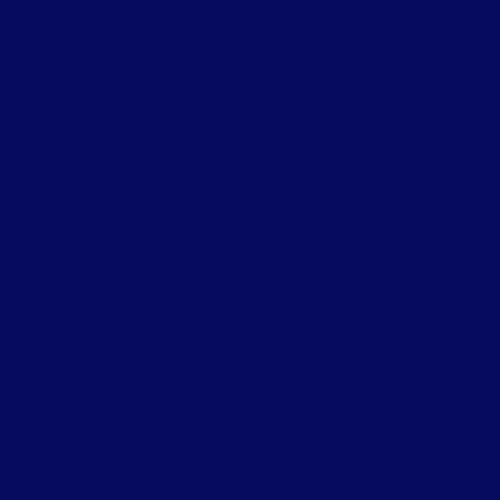
Frame 1 (no input)
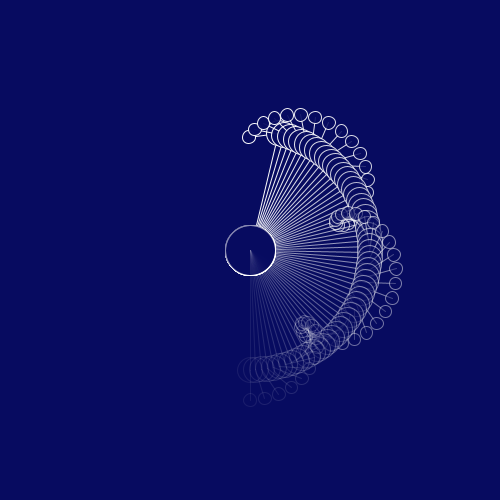
Frame 60 (the mouse pressed at the canvas centre just before this capture)
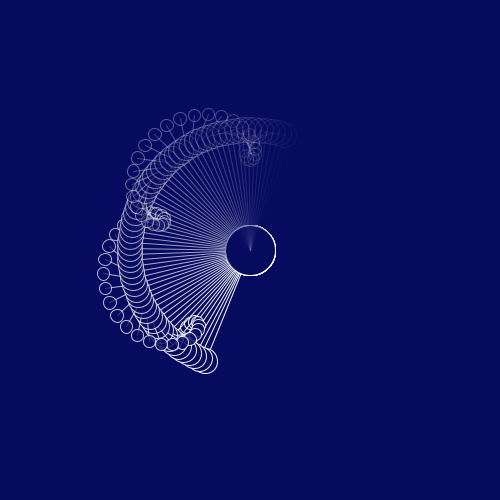
Frame 120 (the mouse held since frame 60 and released just before this capture)

The Processing sketch that drew these frames (run headless with seeded random() and noise(); from frame 60 on, the mouse is pressed at the canvas centre):

// Processing sketch: sketch_19022017
// ── sketch_19022017.pde
ArrayList<Ball> ball;
float x, y, x2, y2;
float angle2 = 0;
float speed2 = 0.3;
float angle = 0;
float speed = 0.05;
int scalar= 120;
int scalar2= 30;
  
void setup(){
  size(500,500);
  smooth();
  ball = new ArrayList<Ball>();
  
}

void draw(){
  background(7,11,96);
  move();
  for(int i = ball.size()-1; i>=0; i--){
    Ball b = ball.get(i);
    b.display();
    if(b.isDead()){
      ball.remove(i);
    }
  }
  ball.add(new Ball(x, x2, y, y2));

}

void move(){
  x = 250 + sin(angle) * scalar;
  y = 250 + cos(angle) * scalar;
  x2 = x + sin(angle2) * scalar2;
  y2 = y + cos(angle2) * scalar2;
  angle = angle + speed;
  angle2 = angle2 + speed2;
}
// ── Ball.pde
class Ball{
  float x, y, x2, y2;
  float alpha = 255;

  
  Ball(float newX, float newX2, float newY, float newY2){
    x = newX;
    y = newY;
    x2 = newX2;
    y2 = newY2;
  }
   boolean isDead(){
    if(alpha<=0){
        return true;
    }else{
       return false;
    }
  }
  void display(){
    alpha = alpha-4;
    stroke(255,alpha);
    fill(7,11,96, alpha);
    line(250, 250, x, y);
    line(x, y, x2, y2);
    ellipse(x, y, 25,25);
    ellipse(x2, y2, 12.5,12.5);
    ellipse(250, 250, 50,50);
  }
  
}
